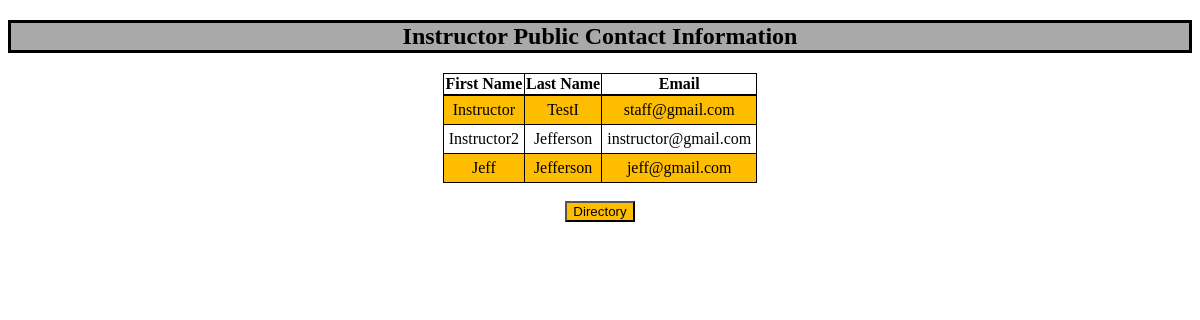
Page /InPublicInfo/ on the earlier database version.
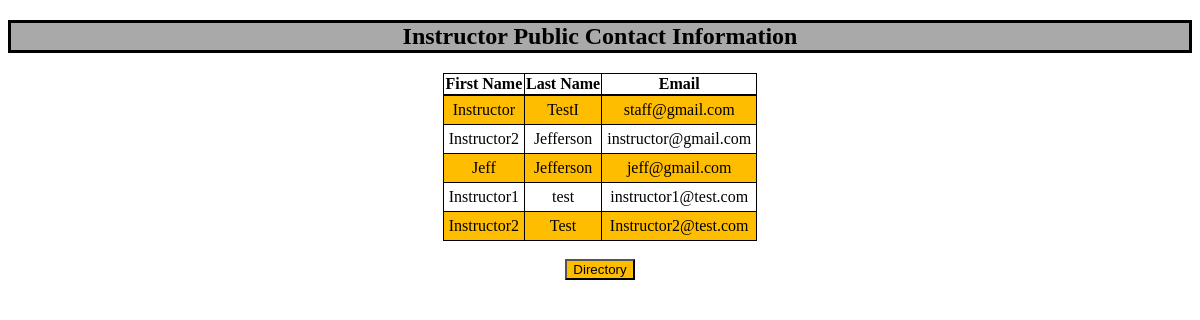
Same page on the later database version.
### TASchedulerWebApp/models.py (models this page shows, shortened)
class User(AbstractBaseUser, PermissionsMixin):
    email = models.EmailField(unique=True)
    first_name = models.CharField(max_length=30, blank=True)
    last_name = models.CharField(max_length=30, blank=True)
    is_active = models.BooleanField(default=True)
    is_staff = models.BooleanField(default=False)
    date_joined = models.DateTimeField(auto_now_add=True)
    groups = models.ManyToManyField(Group, related_name='myapp_user_groups', blank=True)
    user_permissions = models.ManyToManyField(Permission, related_name='myapp_user_permissions', blank=True)
    objects = UserManager()
    USERNAME_FIELD = 'email'
    EMAIL_FIELD = 'email'

### TASchedulerWebApp/views.py (the view)
# urls.py: path('InPublicInfo/', InPublicContact.as_view()),
class InPublicContact(View):
    def get(self, request):
        instructors = User.objects.filter(is_staff='True', is_superuser='False')
        return render(request, 'InPublicContact.html', {"instructor": instructors})

### templates/InPublicContact.html (shortened to what this page needs)
{% load static %}
<!DOCTYPE html>
<html>
<head>
     <link rel="stylesheet" type="text/css" href="{% static 'css/publicinfo.css' %}"/>
</head>
<body>
    <h2>Instructor Public Contact Information</h2>
    {% if instructor %}
    <table class="center">
        <tr>
            <th>First Name</th>
            <th>Last Name</th>
            <th>Email</th>
        </tr>
        {% for person in instructor %}
            <tr>
                <td>{{ person.first_name }}</td>
                <td>{{ person.last_name }}</td>
                <td>{{ person.email}}</td>
            </tr>
        {% endfor %}
    </table>
    {% else %}
        <p style="text-align: center">There are no Instructors in the database.</p>
    {% endif %}
    <br>
    <form action="{% url 'directory' %}" method="get">
    <button type="submit">Directory</button>
    </form>
</body>
</html>

Differences in the rows shown:
added User: first_name "Instructor1", last_name "test", email "instructor1@test.com"
added User: first_name "Instructor2", last_name "Test", email "Instructor2@test.com"
